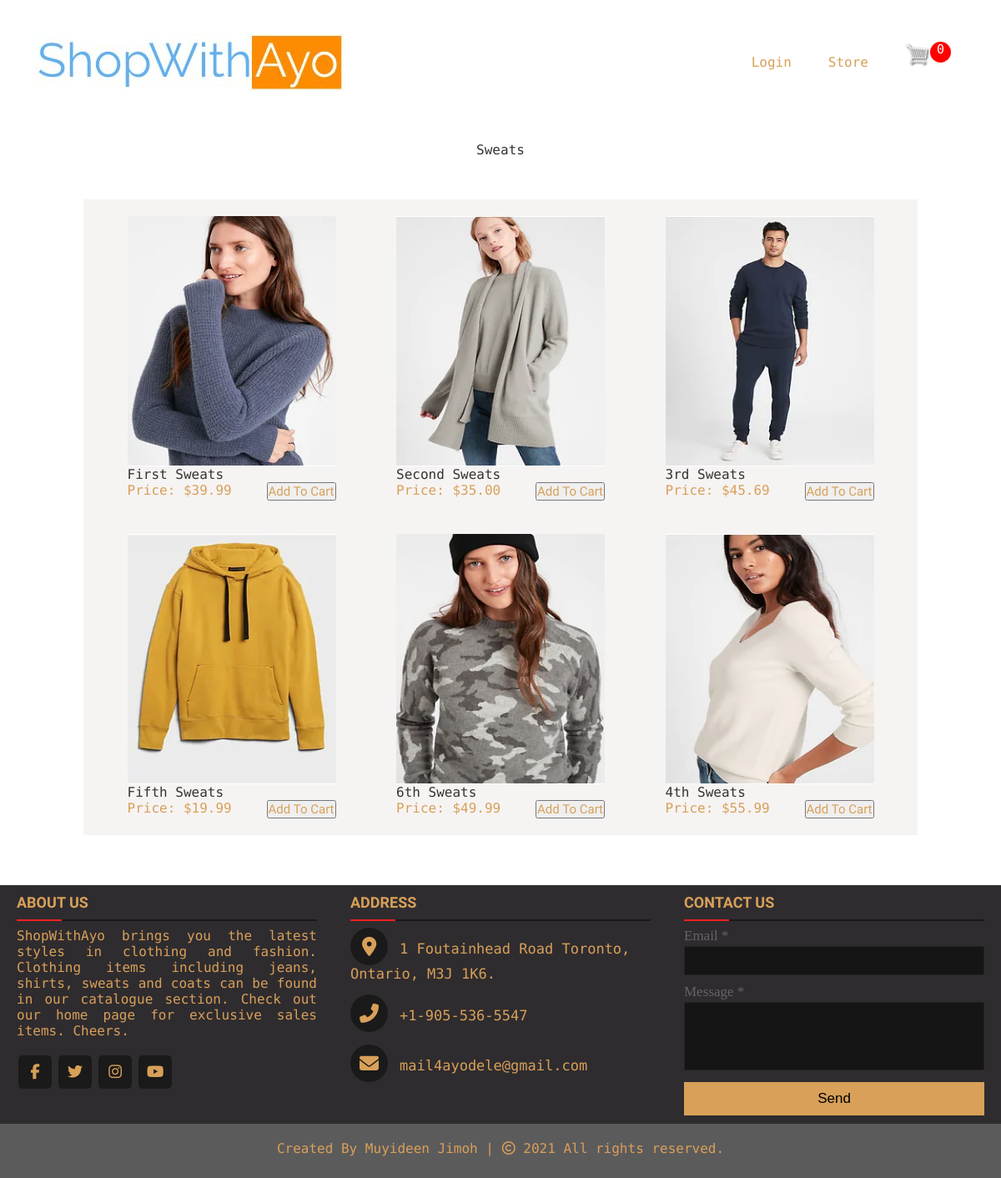
Screenshot of /sweats/ with the database file from the repository.
### product_category/models.py (models this page shows, shortened)
class Product(models.Model):
  category_status = (
    ('coats', 'coats'),
    ('jeans', 'jeans'),
    ('shirts', 'shirts'),
    ('sweats', 'sweats'),
  )
  name = models.CharField(max_length=200)
  price = models.DecimalField(max_digits=9, decimal_places=2)
  image = models.ImageField(null=True, blank=True)
  category = models.CharField(
    max_length=200,
    choices=category_status,
    blank=True,
    default='',
    help_text='Clothing Category',
    )
  @property
  def imageURL(self):
    try:
      url = self.image.url
    except:
      url = ''
    return url
  def get_absolute_url(self):
    return f"details/{self.id}/"

### product_category/views.py (the view)
# urls.py: path('sweats/', views.sweatsPage, name='sweats'),
def sweatsPage(request):
  queryset = Product.objects.filter(category='sweats')
  data = cartData(request)
  cartItems = data['cartItems']
  context = {'object_list': queryset, 'cartItems': cartItems}
  return render(request, 'product_category/sweats.html', context)

### product_category/utils.py (called while the page is built, shortened)
def cookieCart(request):
  try:
    cart = json.loads(request.COOKIES['cart']) # turns our data from json into a python dictionary
  except:
    cart = {}
  items = []
  order = {'get_cart_total': 0, 'get_cart_items':0, 'shipping':True}
  cartItems = order['get_cart_items']
  return {'items': items, 'order': order, 'cartItems': cartItems}

def cartData(request):
  if request.user.is_authenticated:
    customer = request.user.customer
    order, created = Order.objects.get_or_create(customer=customer, complete=False)
    items = order.orderitem_set.all()
    cartItems = order.get_cart_items
  else:
    cookieData = cookieCart(request)
    items = cookieData['items']
    order = cookieData['order']
    cartItems = cookieData['cartItems']
  return {'items': items, 'order': order, 'cartItems': cartItems}

### product_category/templates/product_category/sweats.html
{% extends 'product_category/base.html' %}
{% load static %}
{% block content %}
  <div class="product-category"> <p>Sweats</p></div>
  <div class="products-wrapper">
    {% for sweat in object_list %}
      <div class="product-container">
        <div class="Product-Image">
          <a href="{{ sweat.get_absolute_url }}"><img src="{{sweat.imageURL}}" alt=""></a>
        </div>
        <p>{{ sweat.name }}</p>
        <div class="price-cart">
          <span>Price: ${{ sweat.price }}</span>
          <button data-product={{sweat.id}} data-action="add" class="add-to-cart-button update-cart">Add To Cart</button>
        </div>
      </div>
    {% endfor %}
  </div>
{% endblock content %}

### static/css/mystylesheet.css (style rules this page uses)
:root { --mainText: #383232; --secondaryText: #d8a059; --mainColor: #eaeaea; --secondaryColor: #ffff; --borderColor: #c1c1c1; --s2backgroundColor: #e0c8b3; --buttonColor: black; --mainFont: "Russo One", sans-serif; --footerColor: #f4f5e6; }
* { margin: 0; padding: 0; text-decoration: none; list-style: none; box-sizing: border-box; }
html, body { height: 100%; padding: 0px; margin: 0px; color: var(--mainText); }
body { overflow-x: hidden; }
li, span, label, input, textarea { color: var(--secondaryText); font-family: "Roboto Mono", monospace; }
p { color: var(--mainText); font-family: "Roboto Mono", monospace; }
a { text-decoration: none; font-family: "Roboto Mono", monospace; color: var(--secondaryText); }
button { color: var(--buttonColor); cursor: pointer; }
.product-category { text-align: center; margin: auto; padding: auto; margin-bottom: 50px; margin-top: 50px; }
.products-wrapper { background-color: #f6f3f3; margin-left: 60px; margin-right: 60px; margin-bottom: 60px; display: flex; flex-wrap: wrap; justify-content: space-evenly; }
.product-container { width: 250px; margin: 20px; }
.Product-Image { width: 250px; height: 300px; background-color: red; }
.Product-Image img { width: 100%; height: 100%; }
.add-to-cart-button { float: right; text-align: center; color: #d8a059; font-family: var(--mainFont); font-size: 15px; text-align: center; cursor: pointer; }

### rows the page displays
Product: imageURL (picture), name "First Sweats", price "39.99"
Product: imageURL (picture), name "Second Sweats", price "35.00"
Product: imageURL (picture), name "3rd Sweats", price "45.69"
Product: imageURL (picture), name "Fifth Sweats", price "19.99"
Product: imageURL (picture), name "6th Sweats", price "49.99"
Product: imageURL (picture), name "4th Sweats", price "55.99"

### other values shown
{{ cartItems }} "0"
